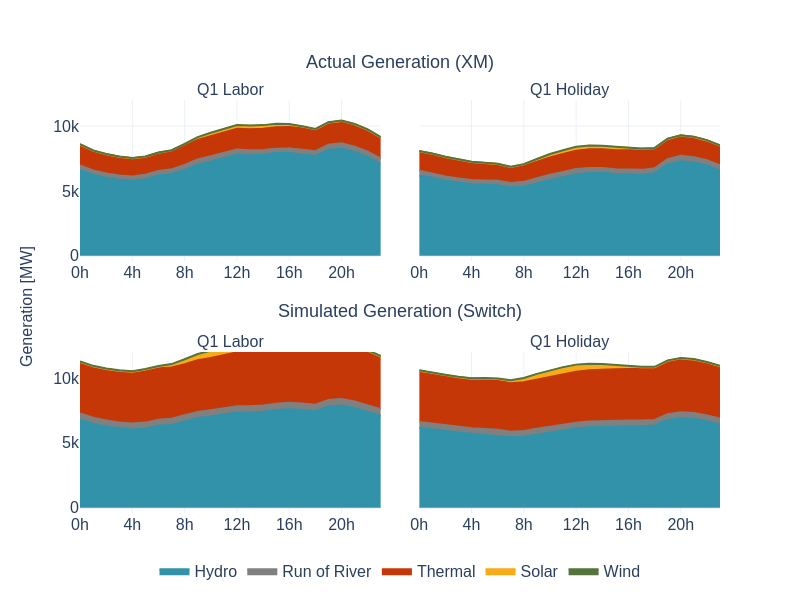

Source (notebook cell):
### Code cell
sw.dispatch.plot_q1_generation(gen_res, gen_disp)

### Figure 1 — Plotly figure (JSON) as saved in the notebook; plotly's stock layout.template omitted (floating-point values rounded to 4 significant figures)
{"data": [{"fillcolor": "#3292A9", "legendgroup": "Hydro", "line": {"color": "#3292A9", "shape": "linear"}, "mode": "lines", "name": "Hydro", "showlegend": true, "stackgroup": "one", "type": "scatter", "x": ["0h", "1h", "2h", "3h", "4h", "5h", "6h", "7h", "8h", "9h", "10h", "11h", "12h", "13h", "14h", "15h", "16h", "17h", "18h", "19h", "20h", "21h", "22h", "23h"], "xaxis": "x", "y": [6599.0, 6242.0, 6018.0, 5861.0, 5783.0, 5905.0, 6194.0, 6305.0, 6616.0, 7015.0, 7267.0, 7553.0, 7784.0, 7752.0, 7803.0, 7913.0, 7918.0, 7808.0, 7692.0, 8157.0, 8253.0, 7996.0, 7610.0, 7076.0], "yaxis": "y"}, {"fillcolor": "#808080", "legendgroup": "Run of River", "line": {"color": "#808080", "shape": "linear"}, "mode": "lines", "name": "Run of River", "showlegend": true, "stackgroup": "one", "type": "scatter", "x": ["0h", "1h", "2h", "3h", "4h", "5h", "6h", "7h", "8h", "9h", "10h", "11h", "12h", "13h", "14h", "15h", "16h", "17h", "18h", "19h", "20h", "21h", "22h", "23h"], "xaxis": "x", "y": [368.1, 334.5, 330.6, 330.7, 333.9, 339.5, 345.5, 357.2, 392.1, 406.4, 404.1, 400.3, 403.8, 374.8, 344.9, 342.8, 345.1, 358.5, 371.3, 406.5, 418.7, 416.3, 410.0, 392.7], "yaxis": "y"}, {"fillcolor": "#C53707", "legendgroup": "Thermal", "line": {"color": "#C53707", "shape": "linear"}, "mode": "lines", "name": "Thermal", "showlegend": true, "stackgroup": "one", "type": "scatter", "x": ["0h", "1h", "2h", "3h", "4h", "5h", "6h", "7h", "8h", "9h", "10h", "11h", "12h", "13h", "14h", "15h", "16h", "17h", "18h", "19h", "20h", "21h", "22h", "23h"], "xaxis": "x", "y": [1605.0, 1522.0, 1476.0, 1434.0, 1408.0, 1388.0, 1407.0, 1440.0, 1473.0, 1508.0, 1542.0, 1570.0, 1599.0, 1621.0, 1635.0, 1647.0, 1658.0, 1660.0, 1662.0, 1701.0, 1719.0, 1721.0, 1685.0, 1650.0], "yaxis": "y"}, {"fillcolor": "#F7AB17", "legendgroup": "Solar", "line": {"color": "#F7AB17", "shape": "linear"}, "mode": "lines", "name": "Solar", "showlegend": true, "stackgroup": "one", "type": "scatter", "x": ["0h", "1h", "2h", "3h", "4h", "5h", "6h", "7h", "8h", "9h", "10h", "11h", "12h", "13h", "14h", "15h", "16h", "17h", "18h", "19h", "20h", "21h"], "xaxis": "x", "y": [0.000645, 0.00127, 0.000845, 0.001225, 0.00089, 0.001185, 0.08692, 19.16, 116.5, 196.9, 243.2, 262.8, 270.5, 268.7, 258.1, 239.5, 202.5, 124.7, 20.75, 0.023, 4e-05, 3e-05], "yaxis": "y"}, {"fillcolor": "#55733D", "legendgroup": "Wind", "line": {"color": "#55733D", "shape": "linear"}, "mode": "lines", "name": "Wind", "showlegend": true, "stackgroup": "one", "type": "scatter", "x": ["0h", "1h", "2h", "3h", "4h", "5h", "6h", "7h", "8h", "9h", "10h", "11h", "12h", "13h", "14h", "15h", "16h", "17h", "18h", "19h", "20h", "21h", "22h", "23h"], "xaxis": "x", "y": [21.93, 20.54, 19.91, 19.21, 17.49, 16.51, 16.18, 15.74, 15.51, 17.34, 19.42, 20.94, 22.37, 23.75, 25.25, 25.82, 26.09, 26.02, 26.11, 25.7, 24.3, 23.23, 22.8, 22.5], "yaxis": "y"}, {"fillcolor": "#3292A9", "legendgroup": "Hydro", "line": {"color": "#3292A9", "shape": "linear"}, "mode": "lines", "name": "Hydro", "showlegend": false, "stackgroup": "one", "type": "scatter", "x": ["0h", "1h", "2h", "3h", "4h", "5h", "6h", "7h", "8h", "9h", "10h", "11h", "12h", "13h", "14h", "15h", "16h", "17h", "18h", "19h", "20h", "21h", "22h", "23h"], "xaxis": "x3", "y": [6805.0, 6473.0, 6256.0, 6115.0, 6023.0, 6113.0, 6329.0, 6380.0, 6650.0, 6910.0, 7034.0, 7181.0, 7337.0, 7333.0, 7393.0, 7524.0, 7593.0, 7544.0, 7436.0, 7794.0, 7872.0, 7684.0, 7407.0, 7093.0], "yaxis": "y3"}, {"fillcolor": "#808080", "legendgroup": "Run of River", "line": {"color": "#808080", "shape": "linear"}, "mode": "lines", "name": "Run of River", "showlegend": false, "stackgroup": "one", "type": "scatter", "x": ["0h", "1h", "2h", "3h", "4h", "5h", "6h", "7h", "8h", "9h", "10h", "11h", "12h", "13h", "14h", "15h", "16h", "17h", "18h", "19h", "20h", "21h", "22h", "23h"], "xaxis": "x3", "y": [458.6, 455.6, 461.6, 447.2, 465.0, 445.7, 452.3, 474.3, 468.7, 474.0, 486.2, 487.7, 474.4, 482.6, 489.3, 491.8, 485.3, 486.5, 499.1, 498.9, 504.1, 498.3, 492.0, 486.5], "yaxis": "y3"}, {"fillcolor": "#C53707", "legendgroup": "Thermal", "line": {"color": "#C53707", "shape": "linear"}, "mode": "lines", "name": "Thermal", "showlegend": false, "stackgroup": "one", "type": "scatter", "x": ["0h", "1h", "2h", "3h", "4h", "5h", "6h", "7h", "8h", "9h", "10h", "11h", "12h", "13h", "14h", "15h", "16h", "17h", "18h", "19h", "20h", "21h", "22h", "23h"], "xaxis": "x3", "y": [3973.0, 3960.0, 3970.0, 3983.0, 3989.0, 3979.0, 3959.0, 3947.0, 3943.0, 3978.0, 4021.0, 4090.0, 4155.0, 4158.0, 4184.0, 4226.0, 4245.0, 4238.0, 4212.0, 4275.0, 4280.0, 4265.0, 4198.0, 4065.0], "yaxis": "y3"}, {"fillcolor": "#F7AB17", "legendgroup": "Solar", "line": {"color": "#F7AB17", "shape": "linear"}, "mode": "lines", "name": "Solar", "showlegend": false, "stackgroup": "one", "type": "scatter", "x": ["0h", "1h", "2h", "3h", "4h", "5h", "6h", "7h", "8h", "9h", "10h", "11h", "12h", "13h", "14h", "15h", "16h", "17h", "18h", "19h", "20h", "21h", "22h", "23h"], "xaxis": "x3", "y": [0, 0, 0, 0, 0, 110.3, 140.0, 224.4, 335.7, 440.6, 520.8, 562.0, 560.9, 513.9, 429.7, 325.4, 218.4, 132.7, 66.55, 0, 0, 0, 0, 0], "yaxis": "y3"}, {"fillcolor": "#55733D", "legendgroup": "Wind", "line": {"color": "#55733D", "shape": "linear"}, "mode": "lines", "name": "Wind", "showlegend": false, "stackgroup": "one", "type": "scatter", "x": ["0h", "1h", "2h", "3h", "4h", "5h", "6h", "7h", "8h", "9h", "10h", "11h", "12h", "13h", "14h", "15h", "16h", "17h", "18h", "19h", "20h", "21h", "22h", "23h"], "xaxis": "x3", "y": [39.97, 39.75, 39.54, 39.44, 39.34, 39.32, 39.29, 39.15, 39.16, 39.15, 39.23, 39.16, 39.21, 39.27, 39.49, 39.8, 40.27, 41.07, 41.54, 41.74, 41.7, 41.38, 40.98, 40.43], "yaxis": "y3"}, {"fillcolor": "#3292A9", "legendgroup": "Hydro", "line": {"color": "#3292A9", "shape": "linear"}, "mode": "lines", "name": "Hydro", "showlegend": false, "stackgroup": "one", "type": "scatter", "x": ["0h", "1h", "2h", "3h", "4h", "5h", "6h", "7h", "8h", "9h", "10h", "11h", "12h", "13h", "14h", "15h", "16h", "17h", "18h", "19h", "20h", "21h", "22h", "23h"], "xaxis": "x2", "y": [6179.0, 6022.0, 5782.0, 5634.0, 5514.0, 5479.0, 5445.0, 5268.0, 5318.0, 5578.0, 5848.0, 6053.0, 6280.0, 6389.0, 6403.0, 6311.0, 6260.0, 6252.0, 6369.0, 7044.0, 7287.0, 7187.0, 6957.0, 6575.0], "yaxis": "y2"}, {"fillcolor": "#808080", "legendgroup": "Run of River", "line": {"color": "#808080", "shape": "linear"}, "mode": "lines", "name": "Run of River", "showlegend": false, "stackgroup": "one", "type": "scatter", "x": ["0h", "1h", "2h", "3h", "4h", "5h", "6h", "7h", "8h", "9h", "10h", "11h", "12h", "13h", "14h", "15h", "16h", "17h", "18h", "19h", "20h", "21h", "22h", "23h"], "xaxis": "x2", "y": [379.2, 328.6, 326.9, 331.5, 329.4, 328.4, 330.9, 338.6, 378.6, 401.1, 406.9, 409.3, 408.9, 378.1, 359.6, 357.9, 359.3, 369.1, 376.9, 399.7, 411.4, 408.2, 399.5, 394.4], "yaxis": "y2"}, {"fillcolor": "#C53707", "legendgroup": "Thermal", "line": {"color": "#C53707", "shape": "linear"}, "mode": "lines", "name": "Thermal", "showlegend": false, "stackgroup": "one", "type": "scatter", "x": ["0h", "1h", "2h", "3h", "4h", "5h", "6h", "7h", "8h", "9h", "10h", "11h", "12h", "13h", "14h", "15h", "16h", "17h", "18h", "19h", "20h", "21h", "22h", "23h"], "xaxis": "x2", "y": [1495.0, 1516.0, 1497.0, 1427.0, 1386.0, 1336.0, 1302.0, 1223.0, 1244.0, 1272.0, 1331.0, 1386.0, 1412.0, 1441.0, 1445.0, 1466.0, 1481.0, 1502.0, 1521.0, 1561.0, 1567.0, 1560.0, 1533.0, 1527.0], "yaxis": "y2"}, {"fillcolor": "#F7AB17", "legendgroup": "Solar", "line": {"color": "#F7AB17", "shape": "linear"}, "mode": "lines", "name": "Solar", "showlegend": false, "stackgroup": "one", "type": "scatter", "x": ["6h", "7h", "8h", "9h", "10h", "11h", "12h", "13h", "14h", "15h", "16h", "17h", "18h", "19h"], "xaxis": "x2", "y": [0.09956, 17.62, 108.5, 189.8, 233.7, 265.9, 269.0, 269.3, 253.4, 239.6, 206.3, 118.2, 20.29, 0.03136], "yaxis": "y2"}, {"fillcolor": "#55733D", "legendgroup": "Wind", "line": {"color": "#55733D", "shape": "linear"}, "mode": "lines", "name": "Wind", "showlegend": false, "stackgroup": "one", "type": "scatter", "x": ["0h", "1h", "2h", "3h", "4h", "5h", "6h", "7h", "8h", "9h", "10h", "11h", "12h", "13h", "14h", "15h", "16h", "17h", "18h", "19h", "20h", "21h", "22h", "23h"], "xaxis": "x2", "y": [20.02, 19.8, 18.51, 17.93, 18.19, 17.71, 16.25, 14.06, 14.77, 18.78, 19.82, 20.66, 22.92, 25.32, 25.6, 26.1, 26.06, 24.71, 25.04, 24.55, 22.91, 22.77, 22.78, 21.93], "yaxis": "y2"}, {"fillcolor": "#3292A9", "legendgroup": "Hydro", "line": {"color": "#3292A9", "shape": "linear"}, "mode": "lines", "name": "Hydro", "showlegend": false, "stackgroup": "one", "type": "scatter", "x": ["0h", "1h", "2h", "3h", "4h", "5h", "6h", "7h", "8h", "9h", "10h", "11h", "12h", "13h", "14h", "15h", "16h", "17h", "18h", "19h", "20h", "21h", "22h", "23h"], "xaxis": "x4", "y": [6171.0, 6082.0, 5934.0, 5792.0, 5701.0, 5647.0, 5561.0, 5439.0, 5473.0, 5634.0, 5798.0, 5940.0, 6119.0, 6202.0, 6244.0, 6251.0, 6283.0, 6271.0, 6340.0, 6765.0, 6898.0, 6850.0, 6665.0, 6419.0], "yaxis": "y4"}, {"fillcolor": "#808080", "legendgroup": "Run of River", "line": {"color": "#808080", "shape": "linear"}, "mode": "lines", "name": "Run of River", "showlegend": false, "stackgroup": "one", "type": "scatter", "x": ["0h", "1h", "2h", "3h", "4h", "5h", "6h", "7h", "8h", "9h", "10h", "11h", "12h", "13h", "14h", "15h", "16h", "17h", "18h", "19h", "20h", "21h", "22h", "23h"], "xaxis": "x4", "y": [429.6, 409.9, 405.0, 423.7, 422.2, 420.9, 452.9, 412.1, 441.2, 449.3, 452.8, 463.5, 437.0, 445.8, 442.5, 445.3, 431.8, 452.0, 427.5, 447.4, 466.3, 439.9, 451.4, 453.1], "yaxis": "y4"}, {"fillcolor": "#C53707", "legendgroup": "Thermal", "line": {"color": "#C53707", "shape": "linear"}, "mode": "lines", "name": "Thermal", "showlegend": false, "stackgroup": "one", "type": "scatter", "x": ["0h", "1h", "2h", "3h", "4h", "5h", "6h", "7h", "8h", "9h", "10h", "11h", "12h", "13h", "14h", "15h", "16h", "17h", "18h", "19h", "20h", "21h", "22h", "23h"], "xaxis": "x4", "y": [3947.0, 3918.0, 3877.0, 3842.0, 3816.0, 3800.0, 3783.0, 3734.0, 3751.0, 3797.0, 3843.0, 3883.0, 3922.0, 3947.0, 3960.0, 3966.0, 3973.0, 3977.0, 3988.0, 4100.0, 4139.0, 4121.0, 4078.0, 4016.0], "yaxis": "y4"}, {"fillcolor": "#F7AB17", "legendgroup": "Solar", "line": {"color": "#F7AB17", "shape": "linear"}, "mode": "lines", "name": "Solar", "showlegend": false, "stackgroup": "one", "type": "scatter", "x": ["0h", "1h", "2h", "3h", "4h", "5h", "6h", "7h", "8h", "9h", "10h", "11h", "12h", "13h", "14h", "15h", "16h", "17h", "18h", "19h", "20h", "21h", "22h", "23h"], "xaxis": "x4", "y": [0, 0, 0, 0, 0, 96.01, 122.3, 196.7, 297.2, 394.3, 470.3, 510.3, 510.4, 467.6, 388.6, 290.8, 192.5, 115.8, 57.89, 0, 0, 0, 0, 0], "yaxis": "y4"}, {"fillcolor": "#55733D", "legendgroup": "Wind", "line": {"color": "#55733D", "shape": "linear"}, "mode": "lines", "name": "Wind", "showlegend": false, "stackgroup": "one", "type": "scatter", "x": ["0h", "1h", "2h", "3h", "4h", "5h", "6h", "7h", "8h", "9h", "10h", "11h", "12h", "13h", "14h", "15h", "16h", "17h", "18h", "19h", "20h", "21h", "22h", "23h"], "xaxis": "x4", "y": [35.87, 35.57, 35.57, 35.41, 35.42, 35.32, 35.01, 34.82, 34.64, 34.4, 34.62, 34.58, 34.55, 34.59, 34.83, 35.14, 35.75, 36.5, 36.92, 37.13, 37.14, 36.87, 36.44, 35.94], "yaxis": "y4"}], "layout": {"annotations": [{"font": {"size": 16}, "showarrow": false, "text": "Q1 Labor", "x": 0.235, "xanchor": "center", "xref": "paper", "y": 1, "yanchor": "bottom", "yref": "paper"}, {"font": {"size": 16}, "showarrow": false, "text": "Q1 Holiday", "x": 0.765, "xanchor": "center", "xref": "paper", "y": 1, "yanchor": "bottom", "yref": "paper"}, {"font": {"size": 16}, "showarrow": false, "text": "Q1 Labor", "x": 0.235, "xanchor": "center", "xref": "paper", "y": 0.39, "yanchor": "bottom", "yref": "paper"}, {"font": {"size": 16}, "showarrow": false, "text": "Q1 Holiday", "x": 0.765, "xanchor": "center", "xref": "paper", "y": 0.39, "yanchor": "bottom", "yref": "paper"}, {"showarrow": false, "text": "Generation [MW]", "textangle": -90, "x": -0.1, "xref": "paper", "y": 0.5, "yref": "paper"}, {"font": {"family": "Arial", "size": 18}, "showarrow": false, "text": "Actual Generation (XM)", "x": 0.5, "xanchor": "center", "xref": "paper", "y": 1.12, "yref": "paper"}, {"font": {"family": "Arial", "size": 18}, "showarrow": false, "text": "Simulated Generation (Switch)", "x": 0.5, "xanchor": "center", "xref": "paper", "y": 0.49, "yref": "paper"}], "font": {"family": "Arial", "size": 16}, "height": 600, "legend": {"orientation": "h", "x": 0.5, "xanchor": "center", "y": -0.1}, "width": 800, "xaxis": {"anchor": "y", "domain": [0, 0.47], "dtick": 4, "showticklabels": true}, "xaxis2": {"anchor": "y2", "domain": [0.53, 1], "dtick": 4, "showticklabels": true}, "xaxis3": {"anchor": "y3", "domain": [0, 0.47], "dtick": 4, "showticklabels": true}, "xaxis4": {"anchor": "y4", "domain": [0.53, 1], "dtick": 4, "showticklabels": true}, "yaxis": {"anchor": "x", "domain": [0.61, 1], "range": [-400, 12000]}, "yaxis2": {"anchor": "x2", "domain": [0.61, 1], "matches": "y", "range": [-400, 12000], "showticklabels": false}, "yaxis3": {"anchor": "x3", "domain": [0, 0.39], "range": [-400, 12000]}, "yaxis4": {"anchor": "x4", "domain": [0, 0.39], "matches": "y3", "range": [-400, 12000], "showticklabels": false}}}
